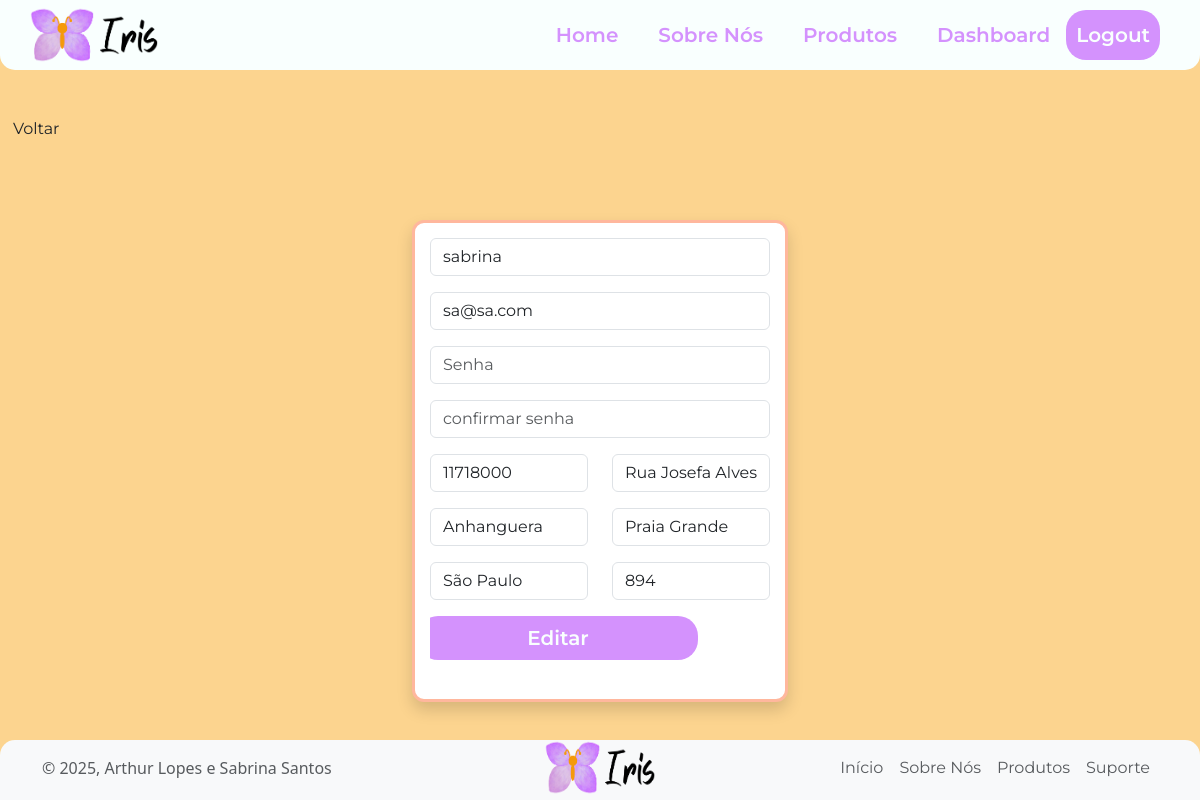
Before: /editar-usuario/7 (signed in) with the older database file.
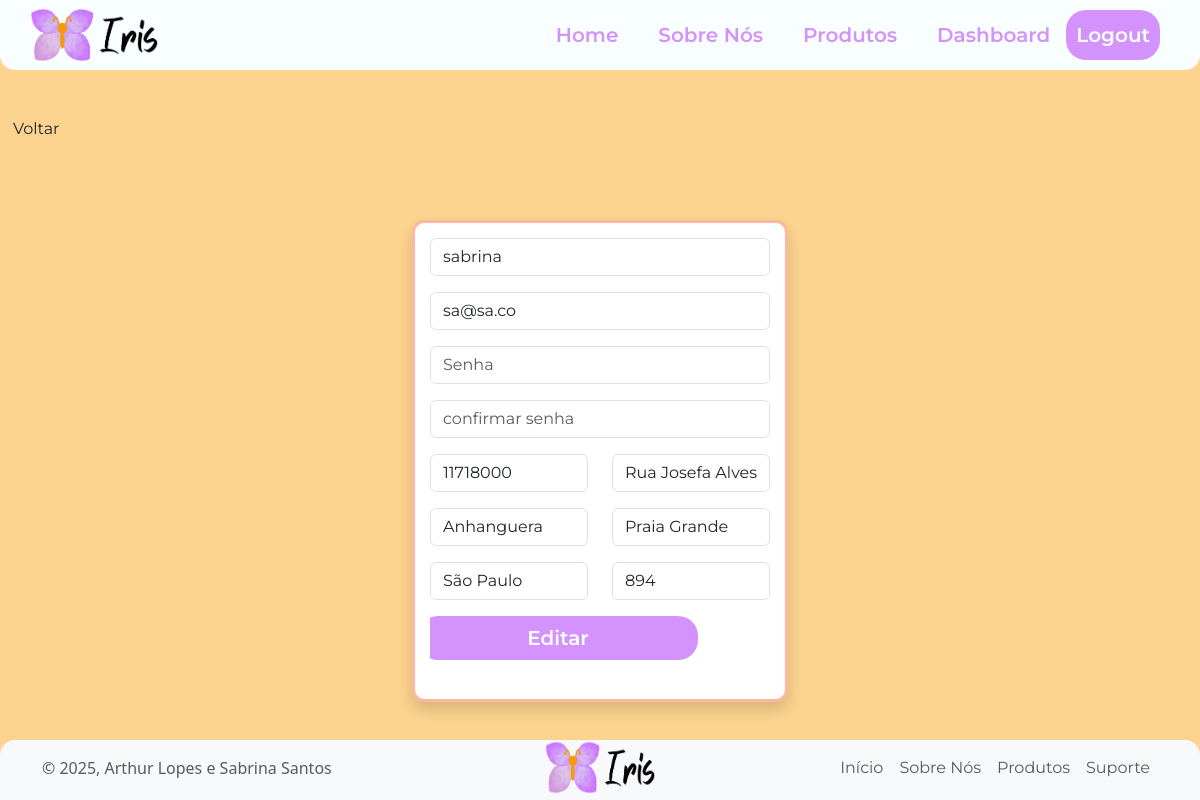
After: the same page with the newer database file.
### app/models.py (models this page shows)
class Usuario(models.Model):
    nome = models.CharField(max_length = 100)
    email = models.EmailField()
    senha = models.CharField(max_length = 16)
    CEP = models.CharField(max_length = 8,  null=True)
    logradouro = models.CharField(max_length = 100,  null=True)
    bairro = models.CharField(max_length = 100,  null=True)
    localidade = models.CharField(max_length = 100,  null=True)
    estado = models.CharField(max_length = 100,  null=True)
    numero_residencia = models.IntegerField(null=True)

### app/views.py (the view)
# urls.py: path('editar-usuario/<int:id_usuario>', views.editarUsuario, name="editarUsuario"),
def editarUsuario(request, id_usuario):
    if not request.session.get("email"):
        messages.warning(request, 'Você precisa fazer login para editar usuário.')
        return redirect("login")
    usuario = Usuario.objects.get(id=id_usuario)
    email_antigo = usuario.email
    if request.method == "POST":
        formUser = formUsuario(request.POST, instance=usuario)
        if formUser.is_valid():
            senha = formUser.cleaned_data.get('senha')
            confirmar_senha = request.POST.get('confirmar_senha')
            if senha and confirmar_senha and senha != confirmar_senha:
                messages.error(request, 'As senhas não coincidem. Por favor, tente novamente.')
                return render(request, "editar-usuario.html", {'form': formUser})
            usuario = formUser.save(commit=False)
            if senha:
                usuario.senha = make_password(senha)
            if request.session.get("email") == email_antigo and usuario.email != email_antigo:
                request.session['email'] = usuario.email
                messages.info(request, 'Seu e-mail foi atualizado na sessão.')
            usuario.save()
            messages.success(request, f'Usuário {usuario.nome} editado com sucesso!')
            return redirect("exibirUsuarios")
        else:
            messages.error(request, 'Erro ao editar usuário. Verifique os dados e tente novamente.')
    else:
        formUser = formUsuario(instance=usuario)
        formUser.fields['senha'].initial = ''
        formUser.fields['confirmar_senha'].initial = ''
    return render(request, "editar-usuario.html", {'form': formUser})

### app/templates/editar-usuario.html (shortened to what this page needs)
{% extends "template.html" %}
{% load static %}
{% block 'main' %}
<a href="{% url 'dashboard' %}"><button id="btnVoltar" class="btn ">Voltar</button></a>
<div class="container mt-5" style="max-width: 400px;">
    <div class="card shadow">
        <div class="card-body">
            <h1 class="card-title text-center mb-4">
    <form method="POST" id="ContainerLogin">
    {{ form.nome }}
    {{ form.email }}
    {{ form.senha }}
    {{ form.confirmar_senha }}
    <div class="row">
        <div class="col-md-6">
            {{ form.CEP }}
        </div>
        <div class="col-md-6">
            {{ form.logradouro }}
        </div>
    </div>
    <div class="row">
        <div class="col-md-6">
            {{ form.bairro }}
        </div>
        <div class="col-md-6">
            {{ form.localidade }}
        </div>
    </div>
    <div class="row">
        <div class="col-md-6">
            {{ form.estado }}
        </div>
        <div class="col-md-6">
            {{ form.numero_residencia }}
        </div>
 <button type="submit" value="Editar" class="btn_cadastrar">Editar</button>
    </form>
</div>
{% endblock %}

Changed rows visible on the page:
changed Usuario "sabrina": email "sa@sa.com" → "sa@sa.co"
